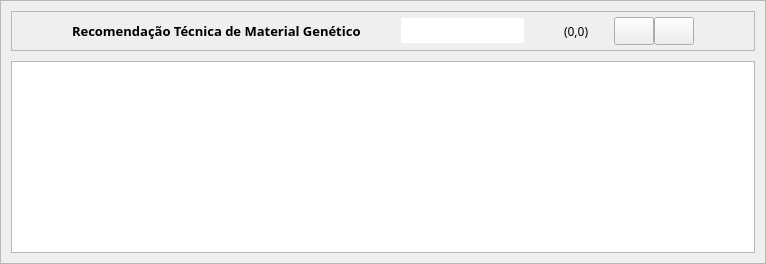
                <widget class="QWidget" name="matgen">
                 <property name="sizePolicy">
                  <sizepolicy hsizetype="Expanding" vsizetype="Expanding">
                   <horstretch>0</horstretch>
                   <verstretch>0</verstretch>
                  </sizepolicy>
                 </property>
                 <layout class="QHBoxLayout" name="horizontalLayout_4">
                  <property name="spacing">
                   <number>0</number>
                  </property>
                  <property name="leftMargin">
                   <number>0</number>
                  </property>
                  <property name="topMargin">
                   <number>0</number>
                  </property>
                  <property name="rightMargin">
                   <number>0</number>
                  </property>
                  <property name="bottomMargin">
                   <number>0</number>
                  </property>
                  <item>
                   <widget class="QFrame" name="frame_58">
                    <property name="sizePolicy">
                     <sizepolicy hsizetype="Expanding" vsizetype="Expanding">
                      <horstretch>0</horstretch>
                      <verstretch>0</verstretch>
                     </sizepolicy>
                    </property>
                    <property name="minimumSize">
                     <size>
                      <width>0</width>
                      <height>0</height>
                     </size>
                    </property>
                    <property name="frameShape">
                     <enum>QFrame::StyledPanel</enum>
                    </property>
                    <property name="frameShadow">
                     <enum>QFrame::Raised</enum>
                    </property>
                    <layout class="QVBoxLayout" name="verticalLayout_5">
                     <property name="spacing">
                      <number>10</number>
                     </property>
                     <property name="leftMargin">
                      <number>10</number>
                     </property>
                     <property name="topMargin">
                      <number>10</number>
                     </property>
                     <property name="rightMargin">
                      <number>10</number>
                     </property>
                     <property name="bottomMargin">
                      <number>10</number>
                     </property>
                     <item>
                      <widget class="QFrame" name="frame_9">
                       <property name="minimumSize">
                        <size>
                         <width>0</width>
                         <height>40</height>
                        </size>
                       </property>
                       <property name="frameShape">
                        <enum>QFrame::StyledPanel</enum>
                       </property>
                       <property name="frameShadow">
                        <enum>QFrame::Raised</enum>
                       </property>
                       <layout class="QHBoxLayout" name="horizontalLayout_12">
                        <property name="spacing">
                         <number>0</number>
                        </property>
                        <property name="leftMargin">
                         <number>60</number>
                        </property>
                        <property name="topMargin">
                         <number>0</number>
                        </property>
                        <property name="rightMargin">
                         <number>60</number>
                        </property>
                        <property name="bottomMargin">
                         <number>0</number>
                        </property>
                        <item>
                         <widget class="QLabel" name="label_58">
                          <property name="font">
                           <font>
                            <family>Poppins SemiBold</family>
                            <pointsize>10</pointsize>
                            <weight>75</weight>
                            <bold>true</bold>
                           </font>
                          </property>
                          <property name="text">
                           <string>Recomendação Técnica de Material Genético</string>
                          </property>
                         </widget>
                        </item>
                        <item>
                         <spacer name="horizontalSpacer_32">
                          <property name="orientation">
                           <enum>Qt::Horizontal</enum>
                          </property>
                          <property name="sizeHint" stdset="0">
                           <size>
                            <width>40</width>
                            <height>20</height>
                           </size>
                          </property>
                         </spacer>
                        </item>
                        <item>
                         <widget class="QLineEdit" name="search_6">
                          <property name="minimumSize">
                           <size>
                            <width>0</width>
                            <height>25</height>
                           </size>
                          </property>
                          <property name="maximumSize">
                           <size>
                            <width>220</width>
                            <height>16777215</height>
                           </size>
                          </property>
                          <property name="font">
                           <font>
                            <family>Poppins</family>
                            <pointsize>10</pointsize>
                           </font>
                          </property>
                          <property name="frame">
                           <bool>false</bool>
                          </property>
                         </widget>
                        </item>
                        <item>
                         <spacer name="horizontalSpacer_5">
                          <property name="orientation">
                           <enum>Qt::Horizontal</enum>
                          </property>
                          <property name="sizeHint" stdset="0">
                           <size>
                            <width>40</width>
                            <height>20</height>
                           </size>
                          </property>
                         </spacer>
                        </item>
                        <item>
                         <widget class="QLabel" name="label_10">
                          <property name="font">
                           <font>
                            <family>Poppins Medium</family>
                           </font>
                          </property>
                          <property name="text">
                           <string>(0,0)</string>
                          </property>
                         </widget>
                        </item>
                        <item>
                         <spacer name="horizontalSpacer_18">
                          <property name="orientation">
                           <enum>Qt::Horizontal</enum>
                          </property>
                          <property name="sizeType">
                           <enum>QSizePolicy::Fixed</enum>
                          </property>
                          <property name="sizeHint" stdset="0">
                           <size>
                            <width>25</width>
                            <height>20</height>
                           </size>
                          </property>
                         </spacer>
                        </item>
                        <item>
                         <widget class="QPushButton" name="button_open_3">
                          <property name="minimumSize">
                           <size>
                            <width>26</width>
                            <height>28</height>
                           </size>
                          </property>
                          <property name="text">
                           <string/>
                          </property>
                         </widget>
                        </item>
                        <item>
                         <widget class="QPushButton" name="r_9">
                          <property name="minimumSize">
                           <size>
                            <width>26</width>
                            <height>28</height>
                           </size>
                          </property>
                          <property name="text">
                           <string/>
                          </property>
                         </widget>
                        </item>
                       </layout>
                      </widget>
                     </item>
                     <item>
                      <widget class="QTableWidget" name="tab_4">
                       <property name="minimumSize">
                        <size>
                         <width>0</width>
                         <height>0</height>
                        </size>
                       </property>
                       <property name="font">
                        <font>
                         <family>Poppins SemiBold</family>
                         <pointsize>8</pointsize>
                         <weight>75</weight>
                         <bold>true</bold>
                        </font>
                       </property>
                       <property name="frameShadow">
                        <enum>QFrame::Plain</enum>
                       </property>
                       <property name="lineWidth">
                        <number>10</number>
                       </property>
                       <property name="sortingEnabled">
                        <bool>true</bool>
                       </property>
                       <attribute name="horizontalHeaderDefaultSectionSize">
                        <number>150</number>
                       </attribute>
                       <attribute name="horizontalHeaderMinimumSectionSize">
                        <number>50</number>
                       </attribute>
                       <attribute name="verticalHeaderVisible">
                        <bool>false</bool>
                       </attribute>
                       <attribute name="verticalHeaderDefaultSectionSize">
                        <number>80</number>
                       </attribute>
                       <attribute name="verticalHeaderMinimumSectionSize">
                        <number>40</number>
                       </attribute>
                      </widget>
                     </item>
                    </layout>
                   </widget>
                  </item>
                 </layout>
                </widget>
